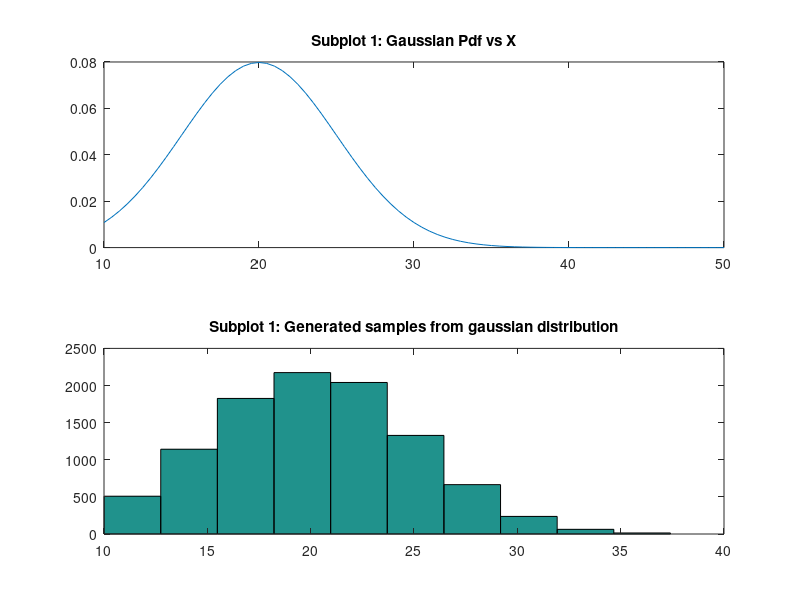

This chart was generated by the following MATLAB code:
clear all
close all
%Domain boundary
Xmin= 10;
Xmax=50 ;
%daomin set
domain = Xmin:0.5:Xmax
mu= 20;
sigma= 5;
pdx=  normpdf(domain,mu,sigma);
m=max(pdx)% max value
i=1
while (i<10000)
    t=rand;
    x=(Xmax-Xmin)*t +Xmin; 
    u= m.*rand();
    pdxi=normpdf(x,mu,sigma);
    if u <= pdxi
        sample(i)=x;
        i=i+1;
    
    end

end

subplot(2,1,1)
plot(domain,pdx)
title('Subplot 1: Gaussian Pdf vs X')
subplot(2,1,2)
hist(sample)
title('Subplot 1: Generated samples from gaussian distribution')